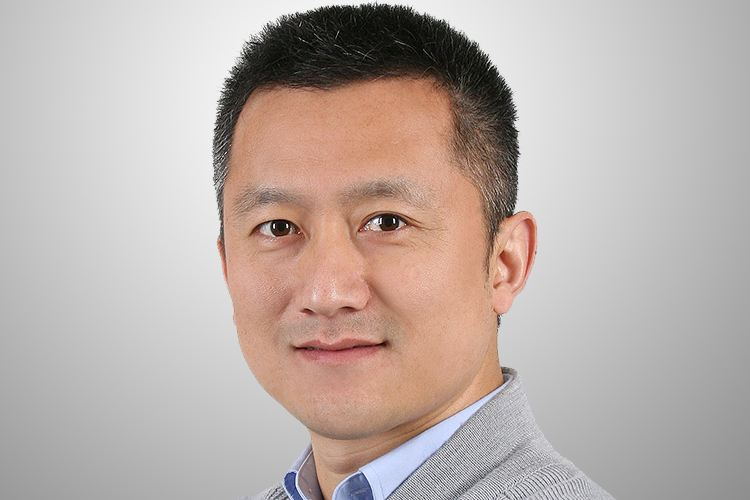
#> input picture face.jpg, 750 x 500 px
$ python Face_Detection.py
#> lines starting #> are read from the running program, lines starting #| are printed output that depends on the picture
#author:chris
#email:christopherqiwei@gmail.com
#read trained model from a pickle file
import pickle
import cv2
import skimage
from skimage import transform
import numpy as np
import matplotlib.pyplot as plt
from skimage import data, color, feature

class face_detection:
    def __init__(self, img, pickle_file):
        self.pickle_file = pickle_file
        self.img = img

    def _get_model(self):
        pickle_in = open(self.pickle_file, 'rb')
        model = pickle.load(pickle_in)
        return model

    def _input_img(self):
        image = cv2.imread(self.img, cv2.IMREAD_GRAYSCALE)
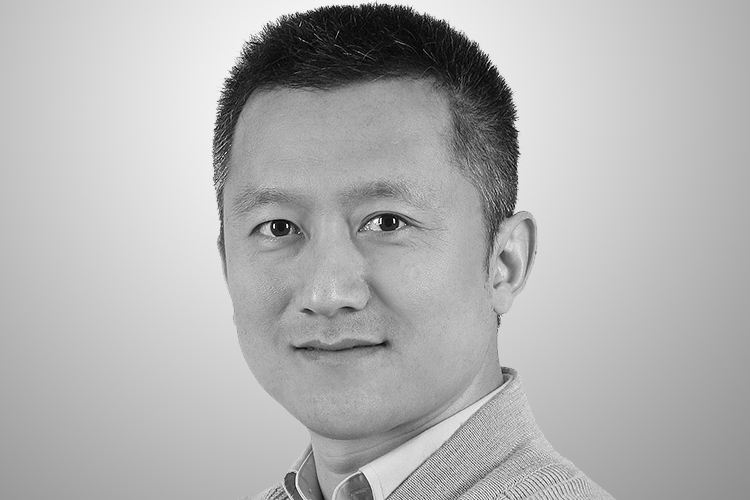
#> image: shape (500, 750); min 0, max 255, mean 177.5
        if image.shape > (160, 140):
            x = (160/image.shape[0] + 140/image.shape[1])/2
#> x = 0.253
        else:
            x = 1
        image = skimage.transform.rescale(image, x)
#> image: shape (127, 190) float64
        return image

    def _get_patches_hog(self, image):
        indices, patches = zip(*self._sliding_window(image))
#> indices = 2112 pairs, first value 0 to 64, second value 0 to 126; patches = 2112 items
        patches_hog = np.array([feature.hog(patch) for patch in patches])
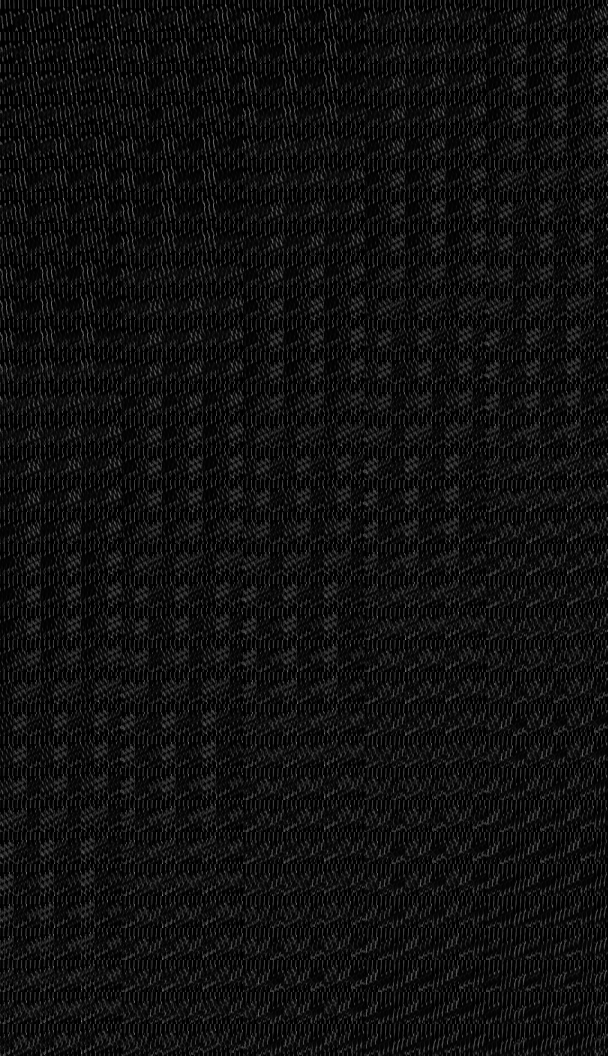
#> patches_hog: shape (2112, 1215) float64 (shown at 1/2 size); min 0, max 0.694, mean 0.0655
        return patches_hog, indices
    def _sliding_window(self,image, patch_size=(62, 47),
                   istep=2, jstep=2, scale=1.0):
        Ni, Nj = (int(scale * s ) for s in patch_size)
        for i in range(0, image.shape[0] - Ni, istep):
            for j in range(0, image.shape[1] - Ni, jstep):
                patch = image[i:i + Ni, j:j + Nj]
                if scale != 1:
                    patch = transform.resize(patch, patch_size)
                yield(i, j), patch
    def predict(self):
        image = self._input_img()
        patches_hog, indices = self._get_patches_hog(image)
        model = self._get_model()
#> (reads facedetection.pickle from the repository)
        labels = model.predict(patches_hog)
        print(label.sum())
        fig, ax = plt.subplots()
        ax.imshow(image, cmap='gray')
        Ni, Nj = (62, 47)
        indices = np.array(indices)
        for i, j in indices[labels == 1]:
            ax.add_patch(plt.Rectangle((j, i), Nj, Ni, edgecolor='red',
                               alpha=0.3, lw=2,
                               facecolor='none'))
        return labels, image, indices

if __name__ == "__main__":
    x = face_detection('face.jpg','facedetection.pickle')
#> (the run stopped early here; a loop or call above may not have finished)
